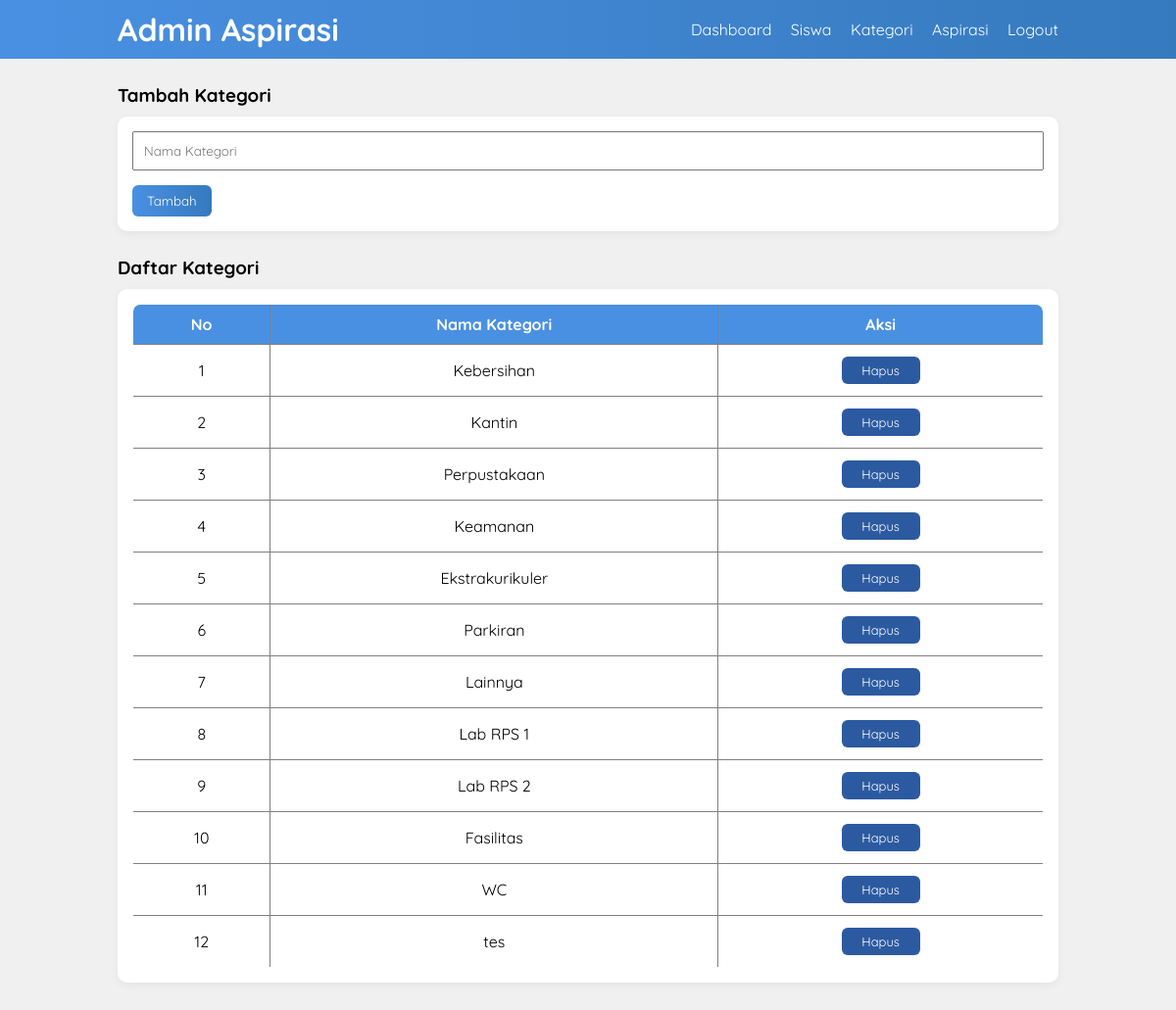
/kategori-admin.php (signed in), run on the app's committed database.
### tables this page shows
CREATE TABLE `tb_kategori` (
  `id_kategori` int(11) NOT NULL,
  `ket_kategori` varchar(50) DEFAULT NULL
);

### kategori-admin.php (the view, shortened to what this page needs)
<?php
include 'db.php';
?>
<!DOCTYPE html>
<html>
<head>
    <link rel="stylesheet" href="css/style.css">
</head>
<body>
    <header>
        <div class="container">
            <h1>Admin Aspirasi</h1>
            <ul>
                <li><a href="dashboard-admin.php">Dashboard</a></li>
                <li><a href="siswa-admin.php">Siswa</a></li>
                <li><a href="kategori-admin.php">Kategori</a></li>
                <li><a href="aspirasi-admin.php">Aspirasi</a></li>
                <li><a href="logout.php">Logout</a></li>
            </ul>
        </div>
    </header>
    <div class="section">
        <div class="container">
            <h3>Tambah Kategori</h3>
            <div class="box">
                <form method="POST">
                    <input type="text" name="kategori" placeholder="Nama Kategori" class="input-control" required>
                    <input type="submit" name="tambah" value="Tambah" class="btn">
                </form>
            </div>
            <h3>Daftar Kategori</h3>
            <div class="box">
                <table border="1" class="table-center">
                    <tr>
                        <th>No</th>
                        <th>Nama Kategori</th>
                        <th>Aksi</th>
                    </tr>
                    <?php
                    $no = 1;
                    $q = mysqli_query($conn, "SELECT * FROM tb_kategori");
                    while ($r = mysqli_fetch_array($q)) {
                    ?>
                        <tr>
                            <td><?= $no++ ?></td>
                            <td><?= $r['ket_kategori'] ?></td>
                            <td>
                                <a href="?hapus=<?= $r['id_kategori'] ?>"
                                    onclick="return confirm('Yakin hapus kategori?') && confirm('PERINGATAN! Semua aspirasi dengan kategori ini akan ikut terhapus!')"
                                    class="btn-aksi btn-hapus">Hapus</a>
                            </td>
                        </tr>
                    <?php } ?>
                </table>
            </div>
        </div>
    </div>
</body>
</html>

### css/style.css (style rules this page uses)
* { padding: 0; margin: 0; font-family: 'Quicksand', sans-serif; }
body { background-color: #f0f0f0; }
a { color: inherit; text-decoration: none; }
.input-control { width: 100%; padding: 10px; margin-bottom: 15px; box-sizing: border-box; }
.btn { padding: 8px 15px; background: linear-gradient(90deg, #4A90E2, #357ABD); color: #fff; border: none; cursor: pointer; border-radius: 6px; transition: 0.3s; }
.btn-hapus { background-color: #2C5AA0; }
.btn-aksi { display: inline-block; color: #fff; width: 80px; text-align: center; padding: 6px 0; font-size: 13px; border-radius: 6px; transition: 0.3s; }
header { background: linear-gradient(90deg, #4A90E2, #357ABD); color: #fff; }
header h1 { float: left; padding: 10px 0; }
header ul { float: right; }
header ul li { display: inline-block; }
header ul li a { padding: 20px 0 20px 15px; display: inline-block; color: #fff; }
.container { width: 80%; margin: 0 auto; }
.container::after { content: ''; display: block; clear: both; }
.section { padding: 25px 0; }
.box { background-color: #fff; padding: 15px; margin: 10px 0 25px 0; border-radius: 10px; box-shadow: 0 3px 10px rgba(0,0,0,0.05); }
table { width: 100%; border-collapse: collapse; border-radius: 8px; overflow: hidden; }
table th { background-color: #4A90E2; color: #fff; padding: 10px; }
table td { padding: 12px 10px; }
.table-center th, .table-center td { text-align: center; }

### data on the page
tb_kategori: ket_kategori "Kebersihan"
tb_kategori: ket_kategori "Kantin"
tb_kategori: ket_kategori "Perpustakaan"
tb_kategori: ket_kategori "Keamanan"
tb_kategori: ket_kategori "Ekstrakurikuler"
tb_kategori: ket_kategori "Parkiran"
tb_kategori: ket_kategori "Lainnya"
tb_kategori: ket_kategori "Lab RPS 1"
tb_kategori: ket_kategori "Lab RPS 2"
tb_kategori: ket_kategori "Fasilitas"
tb_kategori: ket_kategori "WC"
tb_kategori: ket_kategori "tes"
